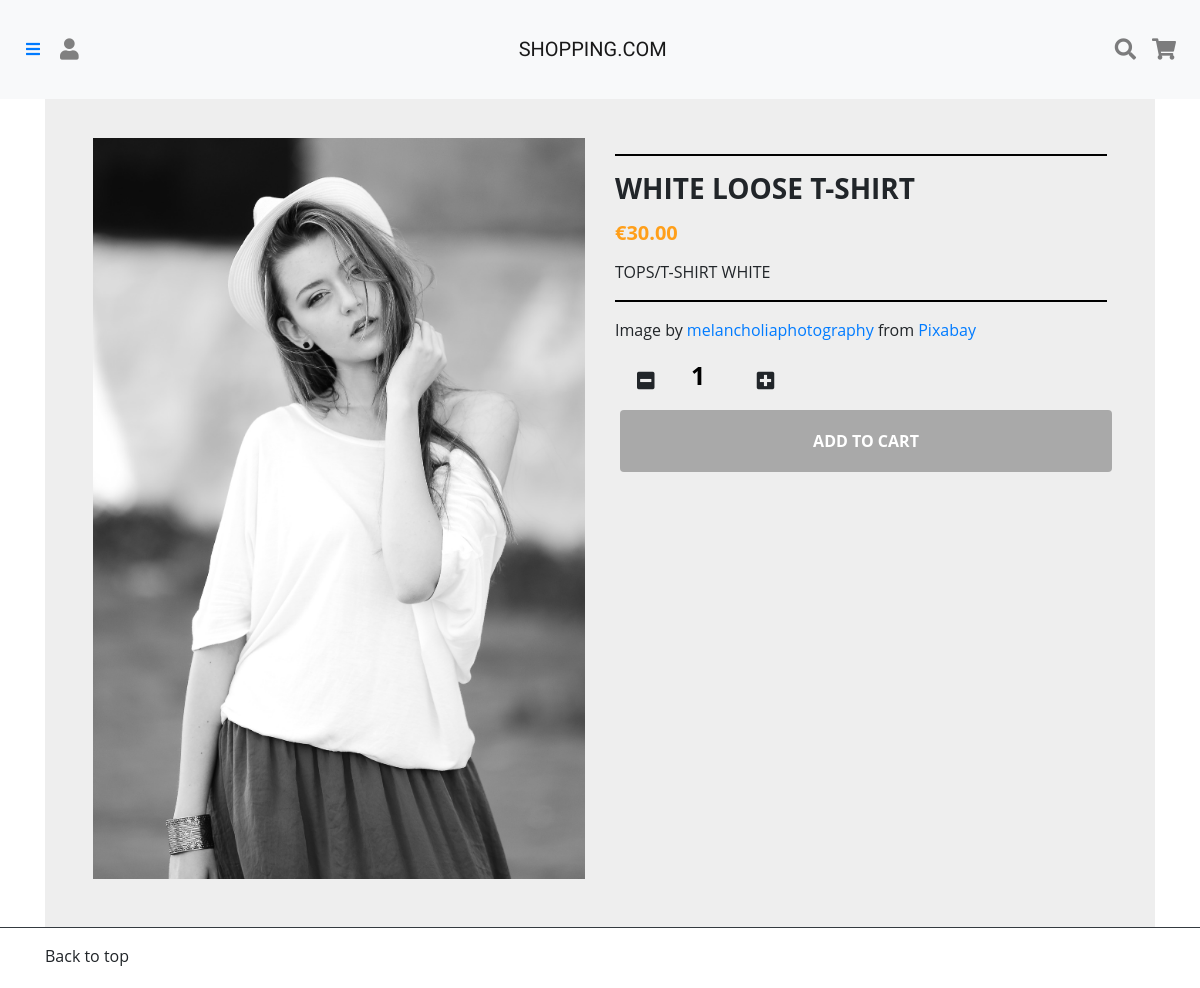
Page /product/viewProduct.php?productNo=1001 on the committed database.
### tables this page shows
CREATE TABLE Product(
p_id INT(6) UNSIGNED AUTO_INCREMENT PRIMARY KEY,
p_name VARCHAR(30) NOT NULL,
p_category VARCHAR(30) NOT NULL,
p_sub VARCHAR(30) NOT NULL,
p_colour VARCHAR(30) NOT NULL,
p_price DECIMAL(5,2) NOT NULL,
p_quantity INT(6) NOT NULL,
p_description VARCHAR(1000)
);

### src/controller/Product_cont.php (called while the page is built, shortened)
<?php
	include 'Controller.php';
	class Product_Controller extends Controller{
		public function __construct(){
			$this->model= new Product_model();
		}
    	public function productView(){
    		$pid = $_REQUEST['productNo'];
    		$product = $this->model->selectProduct($pid);
    		require_once $_SERVER["DOCUMENT_ROOT"]."/view/header.php";
			require_once $_SERVER["DOCUMENT_ROOT"]."/view/product_detail.php";
			require_once $_SERVER["DOCUMENT_ROOT"]."/view/footer.php";
		}
	}

### src/product/viewProduct.php (called while the page is built)
<?php
  include $_SERVER["DOCUMENT_ROOT"].'/controller/Product_cont.php';
  include $_SERVER["DOCUMENT_ROOT"].'/model/Product_model.php';
  $controller = new Product_Controller();
  $controller -> productView();
?>

### src/model/Model.php (called while the page is built, shortened)
<?php
	class Model{
		private $host = 'db';
		private $dbuser ='d1234';
		private $dbpwd = '1234';
		private $database = 'mysql';
		public function __construct(){
			try{
				$this->pdo = new PDO("mysql:host=$this->host;dbname=$this->database", $this->dbuser, $this->dbpwd);
			}catch(PDOException $e){
				echo 'Could not connect: '. $e -> getMessage();
			}
		}
	}

### src/model/Product_model.php (called while the page is built, shortened)
<?php
	include 'Model.php';
	class Product_Model extends Model{
		function selectProduct($pid){
			$sql = "SELECT * from Product where p_id = '$pid'";
			$stmt = $this->pdo->prepare($sql);
			$stmt->execute();
			return $stmt->fetch();
		}
	}

### src/view/product_detail.php (the view, shortened to what this page needs)
<main id="main product-main">
	<div class="container">
		<div class="card-detail">
			<div class="container-fliud">
				<div class="wrapper row">
					<div class="preview col-md-6">
						<div class="preview-pic tab-content">
						  	<?php
		            		$image_src = "/public/img/{$product['p_category']}/{$product['p_id']}.jpg";
		        			?>
							<img class="img-detail" src=<?php echo $image_src;?>>
						</div>
					</div>
					<div class="details col-md-6">
						<hr style="width: 100%; color: black; height: 1px; background-color:black;" />
						<h3 class="product-title"><?php echo $product['p_name'];?></h3>
						<h5 class="price"><span>€<?php echo $product['p_price'];?></span></h5>
						<div class="rows">
							<span class="info"><?php echo $product['p_category'];?>/<?php echo $product['p_sub'];?></span>
							<span class="info text-right"><?php echo $product['p_colour'];?></span>
						</div>
						<hr style="width: 100%; color: black; height: 1px; background-color:black;" />
						<p class="product-description"><?php echo $product['p_description'];?></p>
						<div class="row">
				 			<div class="col-md-6 product-qty">
				  				<span class="btn btn-default btn-lg btn-qty minus">
				  					<span class="fas fa-minus-square" aria-hidden="true"></span>
				  				</span>
				  				<input type="number" class="count p-quantity text-center" value="1">
				  				<span class="btn btn-default btn-lg btn-qty plus">
				   					<span class="fas fa-plus-square" aria-hidden="true"></span>
				  				</span>
				  			</div>
			 			</div>
						<div class="action">
							<?php if ((isset($_SESSION['user']))&&($_SESSION['user']=='Admin')):?>
							<?php $id = $product['p_id']; $cat = "'".$product['p_category']."'";?>
				  				<div class="row">
				 					<div class="col-md-12 text-center">
				  						<button class="btn btn-dark btn-block cbutton" onclick="location.href='/product/modifyProduct.php?pid='+<?php echo $id?>">
							   				Modify Product
				  						</button>
				 					</div>
				 				</div>
				 				<div class="row">
				 					<div class="col-md-12 text-center">
				  						<button class="btn btn-dark btn-block cbutton mt-auto" onclick="javascript:deleteObject(<?php echo$cat;?>,<?php echo $id;?>)">
				  							Delete Product
				  						</button>
				 					</div>
				 				</div>
			  				<?php else: ?>
				  				<div class="row">
				 					<div class="col-md-12 text-center">
				 						<?php if (isset($_SESSION['user'])):?>
				  							<button id = "addcart" class="btn addcart btn-dark btn-block cbutton" value="Add to Cart">Add to Cart
				  						<?php else:?>
				  							<button id = "addcart-notlogin" class="btn addcart-notlogin btn-dark btn-block cbutton">Add to Cart
				  						<?php endif;?>
				  						</button>
				 					</div>
				 				</div>
			  				<?php endif?>
						</div>
					</div>
				</div>
			</div>
		</div>
	</div>
</main>

### src/public/css/styles.css (style rules this page uses)
main { margin-top:5%; }
.count { color: #000; display: inline-block; width:50px; font-size: 25px; font-weight: 700; line-height: 30px; padding: 0 2px; text-align: center; background: transparent; border-top: transparent !important; border-left: transparent !important; border-right: transparent !important; border-bottom: transparent !important; }
span { -webkit-user-select: none; -moz-user-select: none; -ms-user-select: none; }

### src/public/css/grid.css (style rules this page uses)
.container { display:flex; }
.btn { margin : 5px; }
img { max-width: 100%; }
.preview { display: -webkit-box; display: -webkit-flex; display: -ms-flexbox; display: flex; -webkit-box-orient: vertical; -webkit-box-direction: normal; -webkit-flex-direction: column; -ms-flex-direction: column; flex-direction: column; }
.preview-pic { -webkit-box-flex: 1; -webkit-flex-grow: 1; -ms-flex-positive: 1; flex-grow: 1; }
.tab-content { overflow: hidden; }
.tab-content img { width: 100%; }
.card-detail { margin-top: 30px; background: #eee; padding: 3em; line-height: 1.5em; }
@media screen and (min-width: 997px) { .wrapper { display: -webkit-box; display: -webkit-flex; display: -ms-flexbox; display: flex; } }
.details { display: -webkit-box; display: -webkit-flex; display: -ms-flexbox; display: flex; -webkit-box-orient: vertical; -webkit-box-direction: normal; -webkit-flex-direction: column; -ms-flex-direction: column; flex-direction: column; }
.product-title, .price { text-transform: UPPERCASE; font-weight: bold; }
.info { text-transform: UPPERCASE; }
.checked, .price span { color: #ff9f1a; }
.product-title, .rating, .product-description, .price, .vote, .sizes { margin-bottom: 15px; }
.product-title { margin-top: 0; }
.cbutton, .like { background: #a9a9a9; padding: 1.2em 1.5em; border: none; text-transform: UPPERCASE; font-weight: bold; color: #fff; -webkit-transition: background .3s ease; transition: background .3s ease; }

### rows in the picture
product: p_category+p_id (picture), p_name "WHITE LOOSE T-SHIRT", p_price "30.00", p_category "TOPS", p_sub "T-SHIRT", p_colour "WHITE", p_description "Image by melancholiaphotography from Pixabay"
